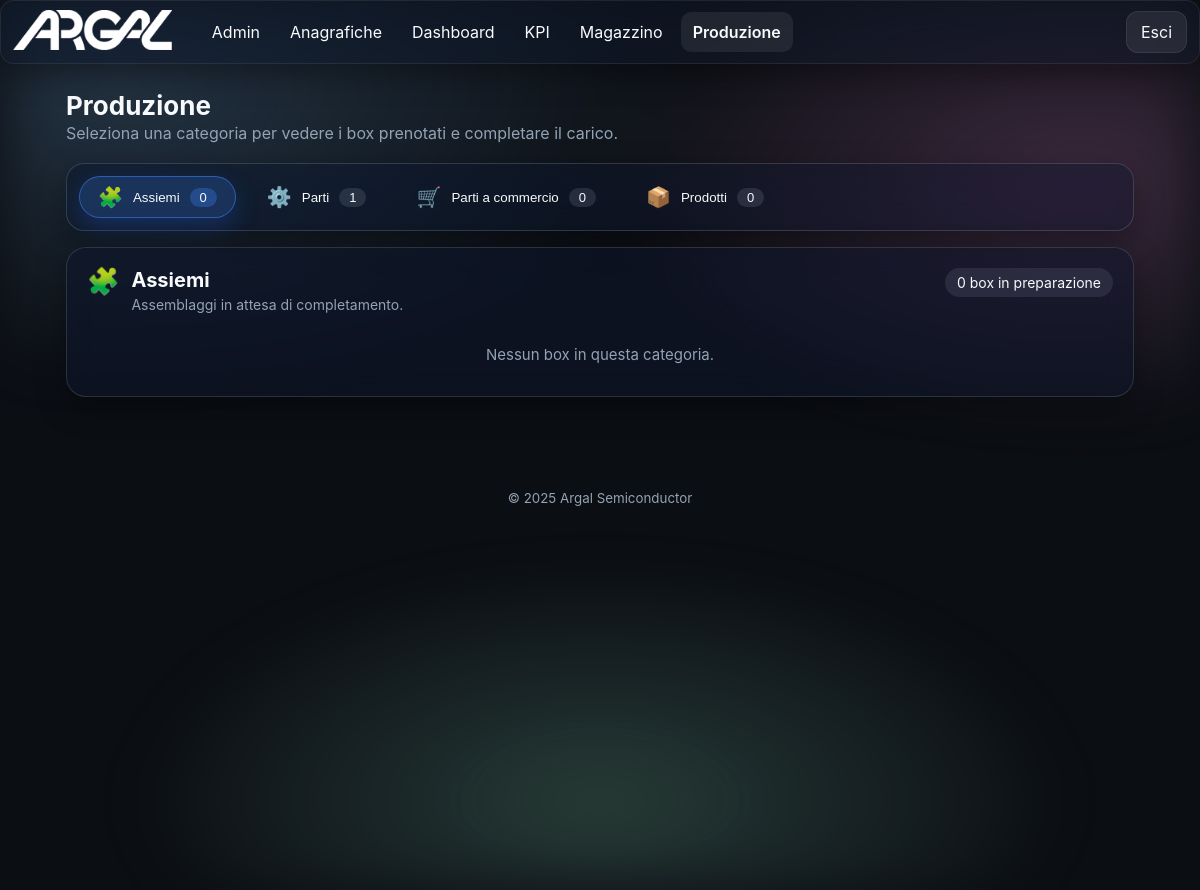
The page /production/ (signed in) on the database its author committed.
### app/models.py (models this page shows)
class TimestampMixin(db.Model):
    __abstract__ = True
    created_at = db.Column(db.DateTime, default=datetime.utcnow)
    updated_at = db.Column(db.DateTime, default=datetime.utcnow, onupdate=datetime.utcnow)

class Module(TimestampMixin):
    __tablename__ = 'modules'
    id = db.Column(db.Integer, primary_key=True)
    name = db.Column(db.String(100), unique=True, nullable=False)
    slug = db.Column(db.String(100), unique=True, nullable=False)
    endpoint = db.Column(db.String(120), unique=True, nullable=False)
    enabled = db.Column(db.Boolean, default=True)
    icon = db.Column(db.String(100), default='cube')

### app/blueprints/production/routes.py (the view, shortened to what this page needs)
@production_bp.route('/')
@login_required
def index():
    try:
        from sqlalchemy import case
        status_order = case(
            (
                ProductionBox.status == 'APERTO', 0
            ),
            (
                ProductionBox.status == 'IN_CARICO', 1
            ),
            (
                ProductionBox.status == 'COMPLETATO', 2
            ),
            (
                ProductionBox.status == 'ARCHIVIATO', 3
            ),
            else_=4
        )
        boxes = (ProductionBox.query
                 .filter(ProductionBox.status.in_(['APERTO','IN_CARICO']))
                 .order_by(status_order, ProductionBox.created_at.desc())
                 .all())
    except Exception:
        boxes = ProductionBox.query.filter(ProductionBox.status.in_(['APERTO','IN_CARICO'])).all()
    try:
        from ...models import Structure
        from flask import current_app
        upload_dir = os.path.join(current_app.static_folder, 'uploads')
        prefix_map: dict[str, str] = {}
        for b in boxes:
            root_struct = None
            root_image = None
            try:
                if b.stock_items:
                    dm = b.stock_items[0].datamatrix_code or ''
                    parts = dm.split('|')
                    component_name = None
                    for part in parts:
                        if part.startswith('P='):
                            component_name = part.split('=', 1)[1]
                            break
                    if component_name:
                        root_struct = Structure.query.filter_by(name=component_name).first()
                        if root_struct:
                            prefix_struct = f"sn_{root_struct.id}_"
                            root_image = prefix_map.get(prefix_struct)
                            if not root_image:
                                master = getattr(root_struct, 'component_master', None)
                                if master:
                                    prefix_master = f"cm_{master.id}_"
                                    root_image = prefix_map.get(prefix_master)
                            if not root_image:
                                stype = getattr(root_struct, 'type', None)
                                if stype:
                                    prefix_type = f"st_{stype.id}_"
                                    root_image = prefix_map.get(prefix_type)
            except Exception:
                root_struct = None
                root_image = None
            setattr(b, 'root_structure', root_struct)
            setattr(b, 'root_image_filename', root_image)
    except Exception:
        for b in boxes:
            setattr(b, 'root_structure', None)
            setattr(b, 'root_image_filename', None)
    category_definitions = [
        {
            'key': 'ASSIEME',
            'label': 'Assiemi',
            'icon': '🧩',
            'description': 'Assemblaggi in attesa di completamento.',
        },
        {
            'key': 'PARTE',
            'label': 'Parti',
            'icon': '⚙️',
            'description': 'Componenti meccanici prenotati per il carico.',
        },
        {
            'key': 'COMMERCIALE',
            'label': 'Parti a commercio',
            'icon': '🛒',
            'description': 'Articoli commerciali pronti per la produzione.',
        },
        {
            'key': 'PRODOTTO',
            'label': 'Prodotti',
            'icon': '📦',
            'description': 'Prodotti finiti da completare o collaudare.',
        },
    ]
    grouped_boxes: dict[str, list[ProductionBox]] = {c['key']: [] for c in category_definitions}
    uncategorised: list[ProductionBox] = []
    for box in boxes:
        box_key = getattr(box, 'box_type', None)
        if box_key in grouped_boxes:
            grouped_boxes[box_key].append(box)
        else:
            uncategorised.append(box)
    requested_tab = request.args.get('tab', type=str)
    requested_box_id = request.args.get('box', type=int)
    valid_keys = {c['key'] for c in category_definitions}
    initial_tab = None
    if requested_tab:
        candidate = (requested_tab or '').strip().upper()
        if candidate in valid_keys:
            initial_tab = candidate
    focused_box = None
    if focused_box and not initial_tab:
        candidate = getattr(focused_box, 'box_type', None)
        if candidate in valid_keys:
            initial_tab = candidate
    return render_template(
        'production/index.html',
        boxes=boxes,
        categories=category_definitions,
        grouped_boxes=grouped_boxes,
        active_module='production',
        initial_tab=initial_tab,
        focused_box_id=requested_box_id,
    )

### app/templates/production/index.html (shortened to what this page needs)
{% extends 'base.html' %}
{% block content %}
<section class="section">
  <h2 class="section-title">Produzione</h2>
  <p class="section-subtitle muted">Seleziona una categoria per vedere i box prenotati e completare il carico.</p>
  {% if categories|length == 0 %}
    <p class="muted">Nessun box di produzione presente.</p>
  {% else %}
    <div class="tab-switcher glass">
      {% for cat in categories %}
        {% set count = grouped_boxes.get(cat.key, []) | length %}
        <button class="tab-link{{ ' active' if loop.first else '' }}" type="button" data-tab-target="{{ cat.key }}">
          <span class="icon">{{ cat.icon }}</span>
          <span class="label">{{ cat.label }}</span>
          <span class="badge">{{ count }}</span>
        </button>
      {% endfor %}
    </div>
    {% set status_colors = {'APERTO': '#38bdf8', 'IN_CARICO': '#fbbf24', 'COMPLETATO': '#22c55e', 'ARCHIVIATO': '#a855f7'} %}
    {% set type_colors = {'ASSIEME': '#3b82f6', 'PARTE': '#10b981', 'COMMERCIALE': '#ec4899', 'PRODOTTO': '#f97316', 'ALTRO': '#6366f1'} %}
    {% set type_letters = {'ASSIEME': 'A', 'PARTE': 'P', 'COMMERCIALE': 'C', 'PRODOTTO': 'F', 'ALTRO': '?'} %}
    {% for cat in categories %}
      {% set cat_boxes = grouped_boxes.get(cat.key, []) %}
      <section class="tab-panel glass{{ ' active' if loop.first else '' }}" data-tab-panel="{{ cat.key }}">
        <header class="panel-header">
          <div class="panel-title">
            <span class="panel-icon">{{ cat.icon }}</span>
            <div>
              <h3>{{ cat.label }}</h3>
              <p class="muted">{{ cat.description }}</p>
            </div>
          </div>
          <span class="panel-count">{{ cat_boxes|length }} box in preparazione</span>
        </header>
        {% if cat_boxes %}
          <div class="box-grid">
            {% for box in cat_boxes %}
              {% set prod = box.stock_items[0].product if box.stock_items else None %}
              {% set highlight = focused_box_id and box.id == focused_box_id %}
              <a id="box-{{ box.id }}" class="box-card{% if highlight %} highlight{% endif %}" data-box-type="{{ box.box_type }}" href="{{ url_for('production.production_box_view', box_id=box.id) }}">
                <span class="box-type-badge" style="background:{{ type_colors.get(box.box_type, '#6366f1') }};">
                  {{ type_letters.get(box.box_type, '?') }}
                </span>
                <div class="box-thumb">
                  {% if box.root_image_filename %}
                    <img loading="lazy" src="{{ url_for('static', filename='uploads/' + box.root_image_filename) }}" alt="{{ box.root_structure.name if box.root_structure else '' }}">
                  {% else %}
                    <img src="{{ url_for('static', filename='img/gear.svg') }}" alt="" class="placeholder">
                  {% endif %}
                </div>
                <div class="box-details">
                  <h4>
                    {% if box.root_structure and box.root_structure.name %}
                      {{ box.root_structure.name }}
                    {% elif prod %}
                      {{ prod.name }}
                    {% else %}
                      {{ box.code }}
                    {% endif %}
                  </h4>
                  <p class="muted">Box {{ box.code }}</p>
                  <div class="box-meta">
                    <span class="meta-item">
                      <strong>Quantità</strong>
                      <span>{{ box.stock_items|length }}</span>
                    </span>
                    <span class="meta-item">
                      <strong>Stato</strong>
                      {% set st = box.status or '' %}
                      <span class="status-pill" style="background:{{ status_colors.get(st, '#c084fc') }}20; color:{{ status_colors.get(st, '#c084fc') }};">
                        {{ st }}
                      </span>
                    </span>
                  </div>
                </div>
              </a>
            {% endfor %}
          </div>
        {% else %}
          <p class="muted empty-state">Nessun box in questa categoria.</p>
        {% endif %}
      </section>
    {% endfor %}
  {% endif %}
</section>
{% endblock %}

### app/templates/base.html (shortened to what this page needs)
<!doctype html>
<html lang="it" data-theme="dark">
<head>
  <link rel="stylesheet" href="{{ url_for('static', filename='css/styles.css') }}">
</head>
<body>
  <div class="bg-aurora"></div>
  {% if current_user.is_authenticated and not embedded %}
  <header class="app-header glass">
    <div class="brand">
      <a href="{{ url_for('dashboard.index') }}" class="brand-link" style="display:inline-block;">
        <img src="{{ url_for('static', filename='img/logo.png') }}" alt="Logo" class="logo">
      </a>
    </div>
    <nav class="nav-desktop">
      {% set cur_ep = request.endpoint or '' %}
      {% set detected_bp = (cur_ep.split('.')|first) %}
      {% set forced_bp = None %}
      {% if active_module is defined and active_module %}
        {% set forced_bp = active_module %}
      {% elif g is defined and g.active_module is defined and g.active_module %}
        {% set forced_bp = g.active_module %}
      {% endif %}
      {% set cur_bp = forced_bp if forced_bp else detected_bp %}
      {% for m in enabled_modules %}
        {% set mod_bp = (m.endpoint.split('.')|first) %}
        {% set is_active = (mod_bp == cur_bp) %}
        {% set display_name = 'Anagrafiche' if (m.slug == 'products' or m.name == 'Prodotti') else m.name %}
        <a class="nav-link{{ ' active' if is_active else '' }}" href="{{ url_for(m.endpoint) }}">{{ display_name }}</a>
      {% endfor %}
    </nav>
    <div class="header-actions">
      <a class="btn btn-ghost" href="{{ url_for('auth.logout') }}">Esci</a>
    </div>
  </header>
    {% set cur_ep = request.endpoint or '' %}
    {% set detected_bp = (cur_ep.split('.')|first) %}
    {% set forced_bp = None %}
    {% if active_module is defined and active_module %}
      {% set forced_bp = active_module %}
    {% elif g is defined and g.active_module is defined and g.active_module %}
      {% set forced_bp = g.active_module %}
    {% endif %}
    {% set cur_bp = forced_bp if forced_bp else detected_bp %}
  {% endif %}
  <main class="container">
    {% block content %}{% endblock %}
  </main>
  {% if not embedded %}
  <footer class="app-footer">
    <small>© {{ 2025 }} Argal Semiconductor</small>
  </footer>
  {% endif %}
</body>
</html>

### rows shown on the page
Module: name "Admin"
Module: name "Anagrafiche"
Module: name "Dashboard"
Module: name "KPI"
Module: name "Magazzino"
Module: name "Produzione"

### other values the page prints
{{ cat.icon }} "🧩" "⚙️" "🛒" "📦"
{{ cat.label }} "Assiemi" "Parti" "Parti a commercio" "Prodotti"
{{ count }} "0" "1" "0" "0"
{{ cat.icon }} "🧩"
{{ cat.label }} "Assiemi"
{{ cat.description }} "Assemblaggi in attesa di completamento."
{{ cat_boxes|length }} "0"
{{ 2025 }} "2025"
